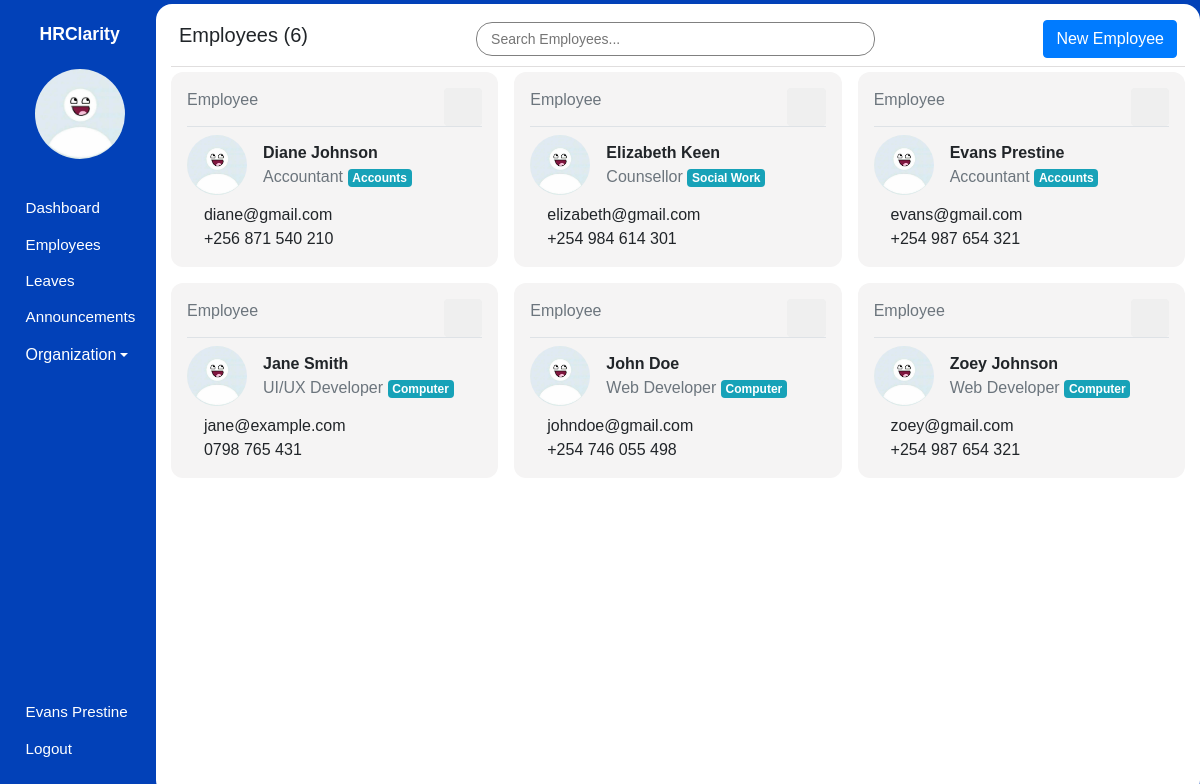
/admin/employees (signed in), run on an earlier commit of the app's database.
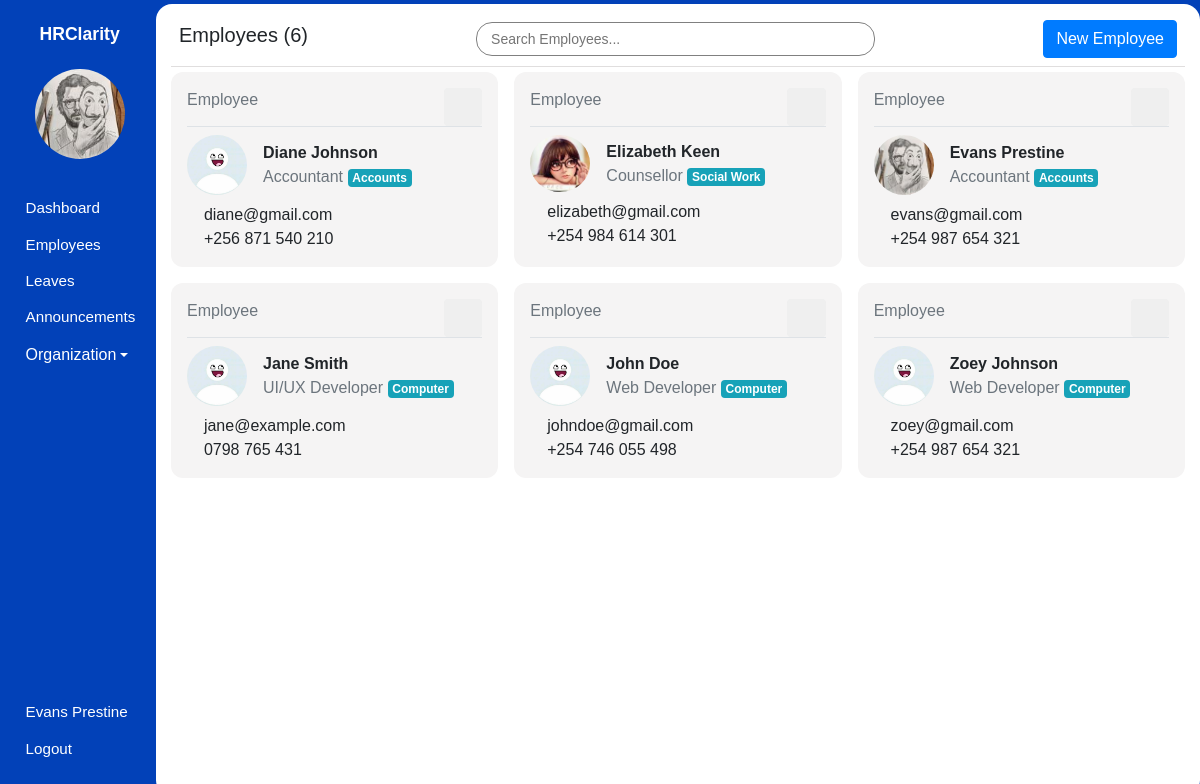
And on a later commit of the database.
### hrms/models.py (models this page shows, shortened)
class User(db.Model, UserMixin):
    id = db.Column(db.Integer, primary_key=True)
    first_name = db.Column(db.String(80), nullable=False)
    last_name = db.Column(db.String(120), nullable=False)
    dob = db.Column(db.Date, nullable=False)
    gender = db.Column(db.String(7), nullable=False)
    email_address = db.Column(db.String(120), nullable=False)
    phone_number = db.Column(db.String(20), nullable=False)
    national_id = db.Column(db.Integer, nullable=False)
    user_level = db.Column(db.Integer, nullable=False, default=1)
    user_type = db.Column(db.String(10), nullable=False, default='employee')
    password = db.Column(db.String(60), nullable=False)
    image_file = db.Column(db.String(20), nullable=False, default='default.jpg')
    leaves = db.relationship('Leave')
    occupation_id = db.Column(db.Integer, db.ForeignKey('occupation.id'), nullable=False)

class Occupation(db.Model):
    id = db.Column(db.Integer, primary_key=True)
    name = db.Column(db.String(100), nullable=False)
    department_id = db.Column(db.Integer, db.ForeignKey('department.id'), nullable=False)
    employees = db.relationship('User', backref='occupation', lazy=True)

class Department(db.Model):
    id = db.Column(db.Integer, primary_key=True)
    name = db.Column(db.String(100), unique=True, nullable=False)
    occupations = db.relationship('Occupation', backref='department', lazy=True)

### hrms/hrm/routes.py (the view)
@admin.route('/admin/employees')
@login_required
def employees():
    employees = db.session.query(User, Occupation).join(Occupation).filter(User.user_level == 1).order_by(User.first_name.asc()).all()
    employees_count = len(employees)
    return render_template('admin/employees.html', page_title='Employees', employees=employees, employees_count=employees_count, user=current_user)

### hrms/models.py (called while the page is built)
@login_manager.user_loader
def load_user(user_id):
    user = User.query.filter_by(id=user_id).first()
    return user

### hrms/templates/admin/employees.html (shortened to what this page needs)
{% extends 'main_layout.html' %} {% block body %}
<section class="app">
  {% include 'admin/aside.html' %}
  <main class="Employees">
    <div class="main_container container-fluid pt-2">
      <div class="header p-2 d-flex justify-content-between align-items-center">
        <h5>Employees ({{ employees_count }})</h5>
        <input
          type="text"
          id="myInput"
          onkeyup="searchFunction()"
          placeholder="Search Employees..."
          class="form-control-sm"
        />
        <a href="{{ url_for('admin.add_employee') }}" class="btn btn-primary"
          >New Employee</a
        >
      </div>
      <div class="employees_wrapper">
        {% for employee, occupation in employees %}
        <div class="employee searchable p-3">
          <div class="actions border-bottom d-flex justify-content-between">
            <span class="text-secondary">
              {% if employee.user_level == 1 %} Employee {% elif
              employee.user_level == 2 %} Admin {% endif %}
            </span>
            <div class="d-flex align-items-center">
              <a
                href="{{ url_for('admin.update_employee', employee_id=employee.id) }}"
              >
                <span class="icon icon-pencil"></span>
              </a>
              <form
                action="{{ url_for('admin.delete_employee', employee_id=employee.id) }}"
                method="post"
                onsubmit="return confirm('Are you sure you want to delete this Employee?');"
              >
                <button type="submit" class="btn">
                  <span class="icon icon-trash text-danger"></span>
                </button>
              </form>
            </div>
          </div>
          <div class="details d-flex align-items-center pt-2">
            <img
              src="{{ url_for('static', filename='images/profile_pictures/' ~ employee.image_file ) }}"
              alt="Employee"
            />
            <div class="basic_info ml-3">
              <p class="m-0">
                <b>{{ employee.first_name }} {{ employee.last_name }}</b>
              </p>
              <p class="m-0 text-secondary">
                {{ occupation.name }}
                <span class="badge badge-info">
                  {{ occupation.department.name }}
                </span>
              </p>
            </div>
          </div>
          <div class="more_info mt-2">
            <p class="m-0">
              <span class="icon icon-envelope"></span> {{ employee.email_address
              }}
            </p>
            <p class="m-0">
              <span class="icon icon-phone"></span> {{ employee.phone_number }}
            </p>
          </div>
        </div>
        {% endfor %}
      </div>
    </div>
  </main>
</section>
{% endblock body %}

### hrms/templates/main_layout.html (shortened to what this page needs)
<!DOCTYPE html>
<html lang="en">
  <head>
    <link
      rel="stylesheet"
      href="{{ url_for('static', filename='/css/icomoon.css') }}"
    />
    <link
      rel="stylesheet"
      href="{{ url_for('static', filename='/css/bootstrap.min.css') }}"
    />
    <link
      rel="stylesheet"
      href="{{ url_for('static', filename='/css/styles.css') }}"
    />
  </head>
  <body>
    {% block body %} {% endblock body %}
  </body>
</html>

### hrms/templates/admin/aside.html (shortened to what this page needs)
<aside>
  <h1 class="mt-3">HRClarity</h1>
  <div class="container text-center mt-4">
    <img src="{{ url_for('static', filename='images/profile_pictures/' ~ current_user.image_file ) }}" alt="Employee" class="rounded-circle" width="90" height="90" />
  </div>
  <div class="links">
    <ul>
      <li>
        <a href="{{ url_for('admin.admin_dashboard') }}">
            <span class="icon icon-home"></span>
            <span>Dashboard</span>
        </a>
      </li>
      <li>
        <a href="{{ url_for('admin.employees') }}">
            <span class="icon icon-users"></span>
            <span>Employees</span>
        </a>
      </li>
      <li>
        <a href="{{ url_for('leaves.admin_view_leaves') }}">
            <span class="icon icon-car"></span>
            <span>Leaves</span>
        </a>
      </li>
      <li>
        <a href="{{ url_for('announcements.view_announcements') }}">
            <span class="icon icon-speaker"></span>
            <span>Announcements</span>
        </a>
      </li>
      <li class="nav-item dropdown">
        <a class="dropdown-toggle" data-toggle="dropdown" href="#" role="button" aria-expanded="false"><span class="icon icon-building"></span>Organization</a>
    </li>
    </ul>
    <ul>
      <li>
        <a href="{{ url_for('user.profile_settings', employee_id=current_user.id) }}">
            <span class="icon icon-user"></span>
            <span>{{ user.first_name }} {{ user.last_name }}</span>
        </a>
      </li>
      <li>
        <a href="{{ url_for('user.logout') }}">
            <span class="icon icon-power-off"></span>
            <span>Logout</span>
        </a>
      </li>
    </ul>
  </div>
</aside>

### hrms/static/css/icomoon.css (style rules this page uses)
[class^="icon-"], [class*=" icon-"] { font-family: 'icomoon' !important; speak: none; font-style: normal; font-weight: normal; font-variant: normal; text-transform: none; line-height: 1; -webkit-font-smoothing: antialiased; -moz-osx-font-smoothing: grayscale; }
.icon-user:before { content: "\f007"; }
.icon-power-off:before { content: "\f011"; }
.icon-home:before { content: "\f015"; }
.icon-pencil:before { content: "\f040"; }
.icon-phone:before { content: "\f095"; }
.icon-users:before { content: "\f0c0"; }
.icon-envelope:before { content: "\f0e0"; }
.icon-building:before { content: "\f1ad"; }
.icon-car:before { content: "\f1b9"; }
.icon-trash:before { content: "\f1f8"; }
.icon-speaker:before { content: "\e32d"; }

### hrms/static/css/styles.css (style rules this page uses)
* { font-family: sans-serif, Arial, Helvetica; padding: 0; margin: 0; }
.app { background: #0241b8; height: 100vh; display: flex; align-items: center; }
.app aside { width: 13%; height: 100%; padding: 0.5em 0 0.2em 0.2em; color: #fff; }
.app aside h1 { font-size: 1.1em; font-weight: bold; text-align: center; }
.app aside .links ul { list-style: none; }
.app aside .links ul li { margin: 0.1em 0; padding: 6px; }
.app aside .links ul li a { text-decoration: none; color: #ffffff; display: flex; align-items: center; }
.app aside .links ul:nth-of-type(1) { margin: 2em 0; }
.app aside .links ul:nth-of-type(2) { position: absolute; bottom: 1em; }
.app aside .links .icon { margin: 0 0.3em 0 0; }
.app aside .links a span:nth-of-type(2), .app aside .links .icon { font-size: 0.95em; }
.app main { width: 87%; height: 99vh; overflow-y: auto; z-index: 5; }
.app main .main_container { border-radius: 16px; background: #fff; padding-bottom: 12px; height: 100%; overflow: auto; }
.app main .main_container .header { background: #fff; position: sticky; top: 0; border-bottom: 1px solid rgb(224, 222, 222); margin-bottom: 5px; }
.app main .main_container .header input { border-radius: 16px; border: 1px solid grey; padding: 0.4em 1em; width: 40%; margin: auto; }
.Employees .employees_wrapper { display: grid; grid-template-columns: 1fr 1fr 1fr; gap: 1em; }
.Employees .employees_wrapper .employee { background: rgb(245, 244, 244); border-radius: 12px; }
.Employees .employees_wrapper .employee img { width: 60px; border-radius: 50%; }

What changed in the data, as far as the page shows it:
changed User "Evans": image_file: picture added in place of a placeholder
changed User "Elizabeth": image_file: picture added in place of a placeholder
